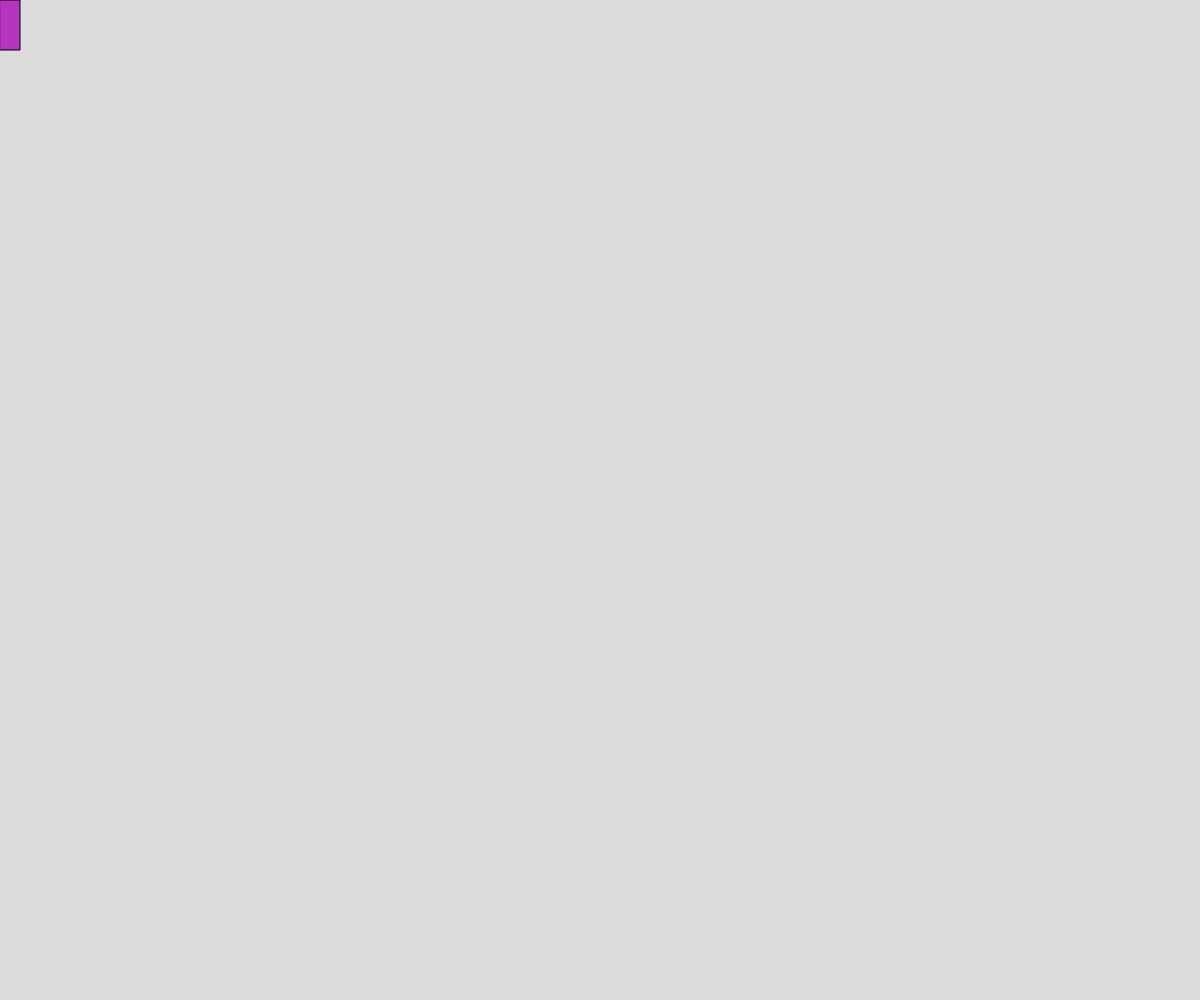
Frame 1 (no input)
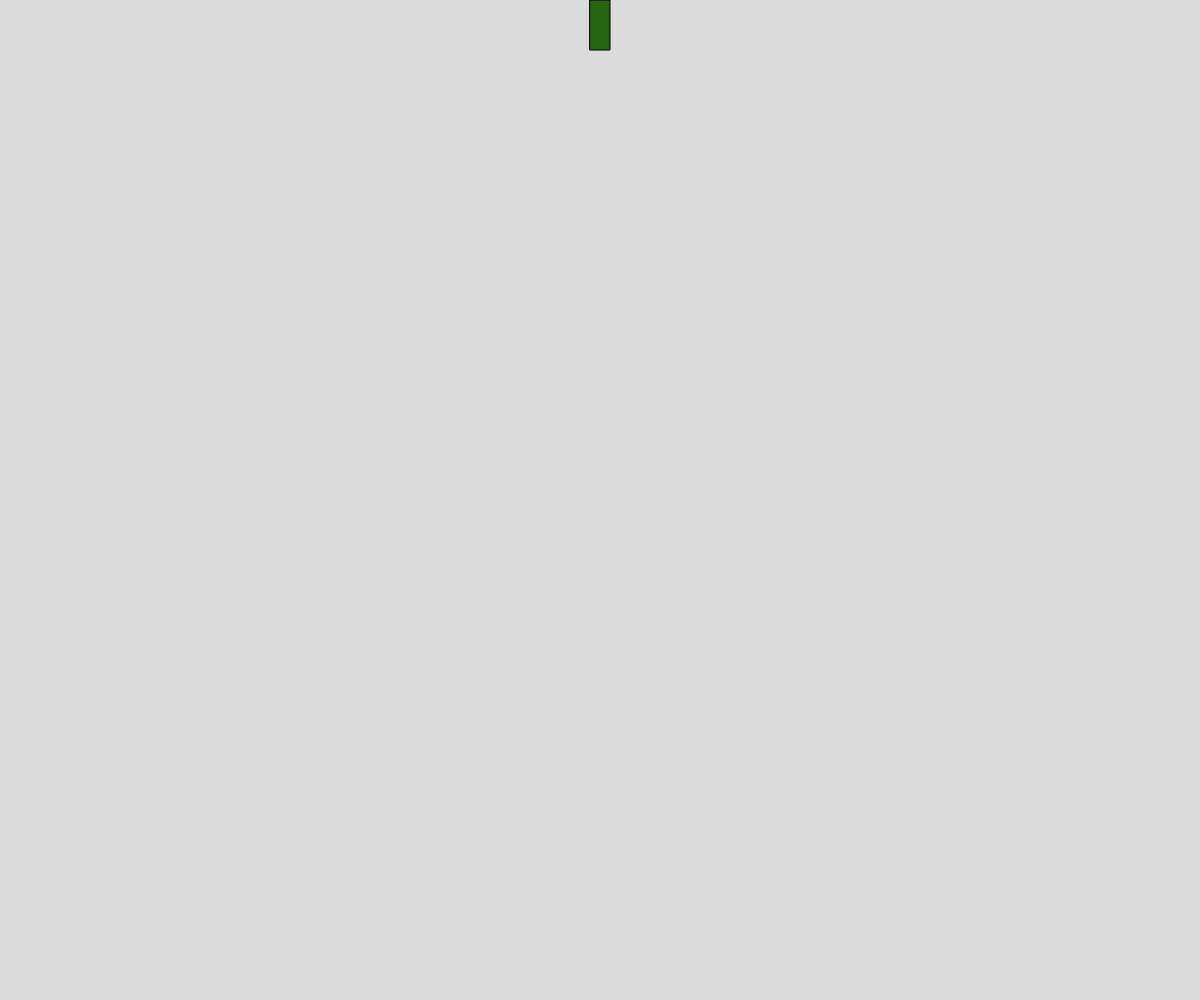
Frame 60 (no input)
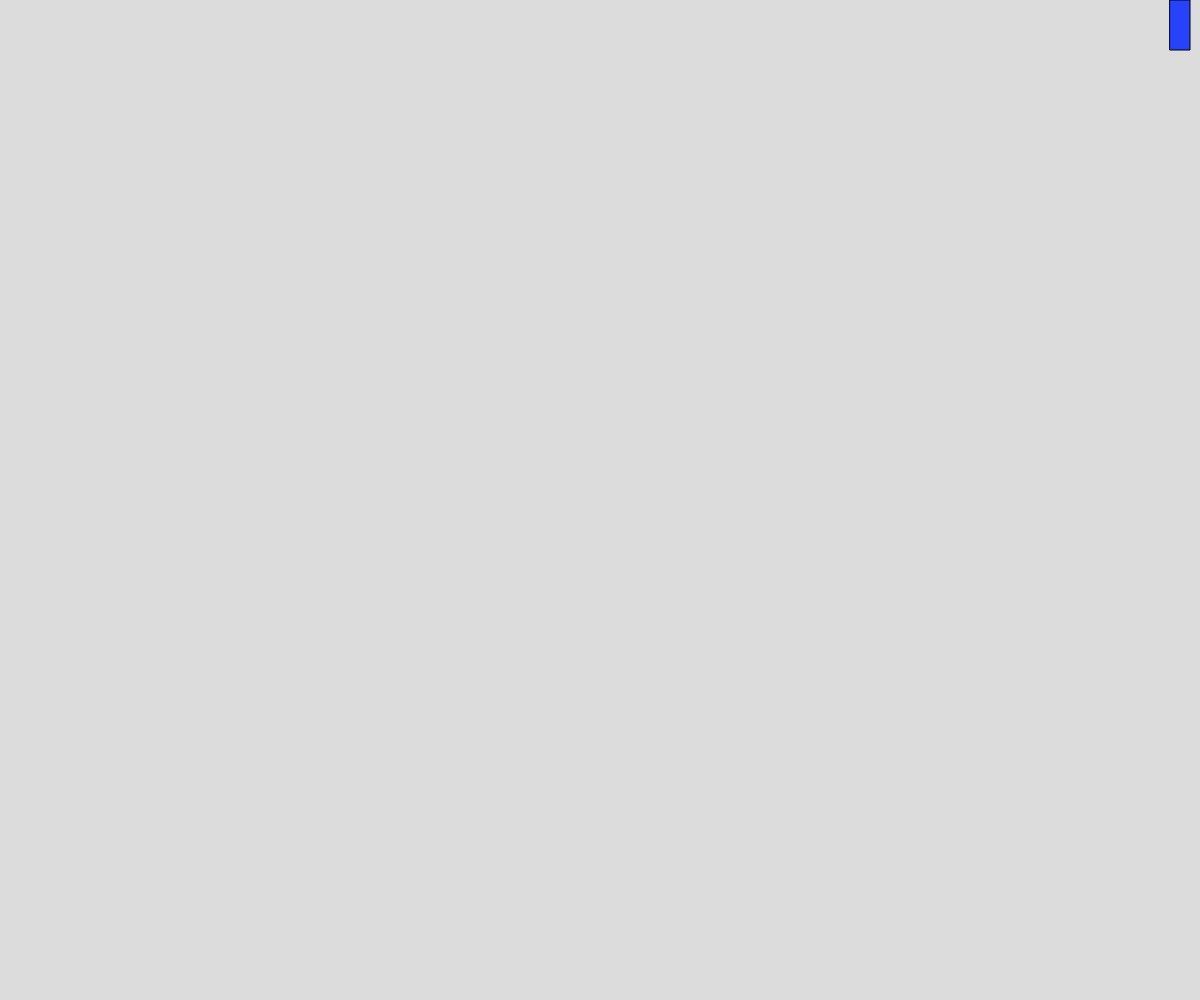
Frame 120 (the mouse pressed at the canvas centre since frame 60)

The p5.js sketch that drew these frames (run headless with seeded random() and noise() and a simulated clock; from frame 60 on, the mouse is pressed at the canvas centre):

// p5.js sketch
// ── sketch.js
var x = 0;
var y = 0; 
var oppx = 1;
var oppy = 1;

function setup() {
	createCanvas(windowWidth, windowHeight);
}

function draw() {
	background(220);
	fill(random(255),random(255),random(255));
	rect(x, y, 20, 50);
	
	x = x + 10 * oppx;
	
	if (x <= 0 || x >= windowWidth - 25) {
		oppx = oppx * -1;
	}
	if( y <= 0 || y > windowheight){
	  oppy = oppy * -1; 
	}

}
